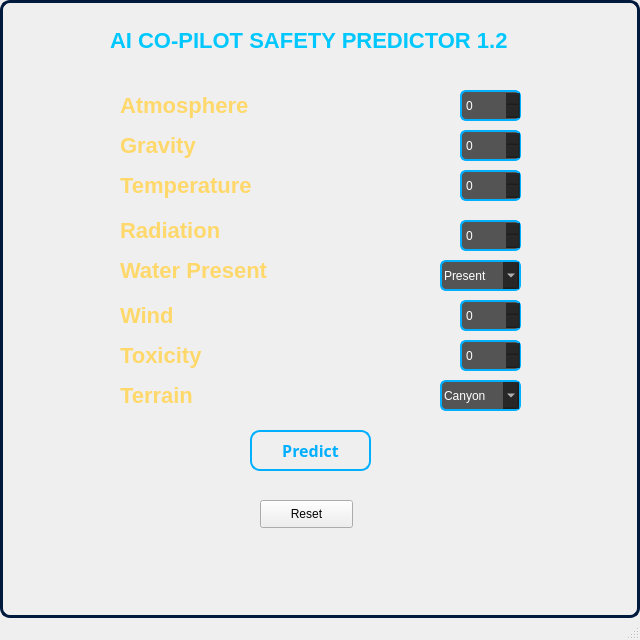
<?xml version="1.0" encoding="UTF-8"?>
<ui version="4.0">
 <class>MainWindow</class>
 <widget class="QMainWindow" name="MainWindow">
  <property name="geometry">
   <rect>
    <x>0</x>
    <y>0</y>
    <width>640</width>
    <height>640</height>
   </rect>
  </property>
  <property name="minimumSize">
   <size>
    <width>640</width>
    <height>640</height>
   </size>
  </property>
  <property name="maximumSize">
   <size>
    <width>640</width>
    <height>640</height>
   </size>
  </property>
  <property name="windowTitle">
   <string>MainWindow</string>
  </property>
  <property name="styleSheet">
   <string notr="true">QWidget#centralwidget {
    border: 3px solid #001A3D;
    border-radius: 10px;
    box-shadow: 0px 0px 15px #001A3D;
}
</string>
  </property>
  <widget class="QWidget" name="centralwidget">
   <property name="font">
    <font>
     <family>Orbitron</family>
    </font>
   </property>
   <property name="styleSheet">
    <string notr="true">QWidget#centralwidget {
    background-image: url(&quot;bg.jpg&quot;);
    background-repeat: no-repeat;
    background-position: center;
    background-color: transparent;
}
</string>
   </property>
   <widget class="QLabel" name="label">
    <property name="geometry">
     <rect>
      <x>120</x>
      <y>170</y>
      <width>151</width>
      <height>31</height>
     </rect>
    </property>
    <property name="styleSheet">
     <string notr="true">color: #ffd86b;
font-size: 22px;
font-weight: bold;
</string>
    </property>
    <property name="text">
     <string>Temperature</string>
    </property>
   </widget>
   <widget class="QLabel" name="label_2">
    <property name="geometry">
     <rect>
      <x>120</x>
      <y>260</y>
      <width>201</width>
      <height>21</height>
     </rect>
    </property>
    <property name="styleSheet">
     <string notr="true">color: #ffd86b;
font-size: 22px;
font-weight: bold;
</string>
    </property>
    <property name="text">
     <string>Water Present</string>
    </property>
   </widget>
   <widget class="QLabel" name="label_4">
    <property name="geometry">
     <rect>
      <x>50</x>
      <y>270</y>
      <width>55</width>
      <height>16</height>
     </rect>
    </property>
    <property name="styleSheet">
     <string notr="true">color: #ffd86b;
font-size: 22px;
font-weight: bold;
</string>
    </property>
    <property name="text">
     <string/>
    </property>
   </widget>
   <widget class="QLabel" name="label_6">
    <property name="geometry">
     <rect>
      <x>120</x>
      <y>120</y>
      <width>101</width>
      <height>51</height>
     </rect>
    </property>
    <property name="styleSheet">
     <string notr="true">color: #ffd86b;
font-size: 22px;
font-weight: bold;
</string>
    </property>
    <property name="text">
     <string>Gravity</string>
    </property>
   </widget>
   <widget class="QLabel" name="label_7">
    <property name="geometry">
     <rect>
      <x>120</x>
      <y>220</y>
      <width>151</width>
      <height>21</height>
     </rect>
    </property>
    <property name="styleSheet">
     <string notr="true">color: #ffd86b;
font-size: 22px;
font-weight: bold;
</string>
    </property>
    <property name="text">
     <string>Radiation</string>
    </property>
   </widget>
   <widget class="QSpinBox" name="input_gravity">
    <property name="geometry">
     <rect>
      <x>460</x>
      <y>130</y>
      <width>61</width>
      <height>31</height>
     </rect>
    </property>
    <property name="styleSheet">
     <string notr="true">QSpinBox, QComboBox {
    background-color: rgba(20,20,20,180);
    color: white;
    border: 2px solid #00AFFF;
    border-radius: 6px;
    padding: 2px;
}
</string>
    </property>
   </widget>
   <widget class="QPushButton" name="btn_predict">
    <property name="geometry">
     <rect>
      <x>250</x>
      <y>430</y>
      <width>121</width>
      <height>41</height>
     </rect>
    </property>
    <property name="styleSheet">
     <string notr="true">QPushButton#btn_predict {
    background-color: transparent;
    color: #00AFFF;
    border: 2px solid #00AFFF;
    border-radius: 10px;
    padding: 6px 12px;
    font-family: Orbitron;
    font-size: 16px;
    font-weight: bold;
}

QPushButton#btn_predict:hover {
    box-shadow: 0px 0px 12px #00AFFF;
    background-color: rgba(0, 170, 255, 40);
}

QPushButton#btn_predict:pressed {
    color: black;
    background-color: #00AFFF;
}
</string>
    </property>
    <property name="text">
     <string>Predict</string>
    </property>
   </widget>
   <widget class="QSpinBox" name="input_radiation">
    <property name="geometry">
     <rect>
      <x>460</x>
      <y>220</y>
      <width>61</width>
      <height>31</height>
     </rect>
    </property>
    <property name="styleSheet">
     <string notr="true">QSpinBox, QComboBox {
    background-color: rgba(20,20,20,180);
    color: white;
    border: 2px solid #00AFFF;
    border-radius: 6px;
    padding: 2px;
}
</string>
    </property>
   </widget>
   <widget class="QSpinBox" name="input_temperature">
    <property name="geometry">
     <rect>
      <x>460</x>
      <y>170</y>
      <width>61</width>
      <height>31</height>
     </rect>
    </property>
    <property name="styleSheet">
     <string notr="true">QSpinBox, QComboBox {
    background-color: rgba(20,20,20,180);
    color: white;
    border: 2px solid #00AFFF;
    border-radius: 6px;
    padding: 2px;
}
</string>
    </property>
   </widget>
   <widget class="QComboBox" name="combo_water">
    <property name="geometry">
     <rect>
      <x>440</x>
      <y>260</y>
      <width>81</width>
      <height>31</height>
     </rect>
    </property>
    <property name="styleSheet">
     <string notr="true">QSpinBox, QComboBox {
    background-color: rgba(20,20,20,180);
    color: white;
    border: 2px solid #00AFFF;
    border-radius: 6px;
    padding: 2px;
}
</string>
    </property>
    <item>
     <property name="text">
      <string>Present</string>
     </property>
    </item>
    <item>
     <property name="text">
      <string>Not Present</string>
     </property>
    </item>
   </widget>
   <widget class="QLabel" name="label_title">
    <property name="geometry">
     <rect>
      <x>110</x>
      <y>30</y>
      <width>421</width>
      <height>20</height>
     </rect>
    </property>
    <property name="styleSheet">
     <string notr="true">color: #00C8FF;
font-size: 22px;
font-weight: bold;
</string>
    </property>
    <property name="text">
     <string>AI CO-PILOT SAFETY PREDICTOR 1.2</string>
    </property>
   </widget>
   <widget class="QLabel" name="label_8">
    <property name="geometry">
     <rect>
      <x>120</x>
      <y>300</y>
      <width>231</width>
      <height>31</height>
     </rect>
    </property>
    <property name="styleSheet">
     <string notr="true">color: #ffd86b;
font-size: 22px;
font-weight: bold;
</string>
    </property>
    <property name="text">
     <string>Wind</string>
    </property>
   </widget>
   <widget class="QLabel" name="label_9">
    <property name="geometry">
     <rect>
      <x>120</x>
      <y>340</y>
      <width>231</width>
      <height>31</height>
     </rect>
    </property>
    <property name="styleSheet">
     <string notr="true">color: #ffd86b;
font-size: 22px;
font-weight: bold;
</string>
    </property>
    <property name="text">
     <string>Toxicity </string>
    </property>
   </widget>
   <widget class="QLabel" name="label_10">
    <property name="geometry">
     <rect>
      <x>120</x>
      <y>380</y>
      <width>231</width>
      <height>31</height>
     </rect>
    </property>
    <property name="styleSheet">
     <string notr="true">color: #ffd86b;
font-size: 22px;
font-weight: bold;
</string>
    </property>
    <property name="text">
     <string>Terrain</string>
    </property>
   </widget>
   <widget class="QSpinBox" name="input_wind">
    <property name="geometry">
     <rect>
      <x>460</x>
      <y>300</y>
      <width>61</width>
      <height>31</height>
     </rect>
    </property>
    <property name="styleSheet">
     <string notr="true">QSpinBox, QComboBox {
    background-color: rgba(20,20,20,180);
    color: white;
    border: 2px solid #00AFFF;
    border-radius: 6px;
    padding: 2px;
}
</string>
    </property>
   </widget>
   <widget class="QSpinBox" name="input_toxicity">
    <property name="geometry">
     <rect>
      <x>460</x>
      <y>340</y>
      <width>61</width>
      <height>31</height>
     </rect>
    </property>
    <property name="styleSheet">
     <string notr="true">QSpinBox, QComboBox {
    background-color: rgba(20,20,20,180);
    color: white;
    border: 2px solid #00AFFF;
    border-radius: 6px;
    padding: 2px;
}
</string>
    </property>
   </widget>
   <widget class="QComboBox" name="combo_terrain">
    <property name="geometry">
     <rect>
      <x>440</x>
      <y>380</y>
      <width>81</width>
      <height>31</height>
     </rect>
    </property>
    <property name="styleSheet">
     <string notr="true">QSpinBox, QComboBox {
    background-color: rgba(20,20,20,180);
    color: white;
    border: 2px solid #00AFFF;
    border-radius: 6px;
    padding: 2px;
}
</string>
    </property>
    <item>
     <property name="text">
      <string>Canyon</string>
     </property>
    </item>
    <item>
     <property name="text">
      <string>Desert</string>
     </property>
    </item>
    <item>
     <property name="text">
      <string>Forest</string>
     </property>
    </item>
    <item>
     <property name="text">
      <string>Icy</string>
     </property>
    </item>
    <item>
     <property name="text">
      <string>Plains</string>
     </property>
    </item>
    <item>
     <property name="text">
      <string>Rocky</string>
     </property>
    </item>
    <item>
     <property name="text">
      <string>Swamp</string>
     </property>
    </item>
    <item>
     <property name="text">
      <string>Volcanic</string>
     </property>
    </item>
   </widget>
   <widget class="QLabel" name="label_11">
    <property name="geometry">
     <rect>
      <x>120</x>
      <y>90</y>
      <width>231</width>
      <height>31</height>
     </rect>
    </property>
    <property name="styleSheet">
     <string notr="true">color: #ffd86b;
font-size: 22px;
font-weight: bold;
</string>
    </property>
    <property name="text">
     <string>Atmosphere</string>
    </property>
   </widget>
   <widget class="QSpinBox" name="input_atmosphere">
    <property name="geometry">
     <rect>
      <x>460</x>
      <y>90</y>
      <width>61</width>
      <height>31</height>
     </rect>
    </property>
    <property name="styleSheet">
     <string notr="true">QSpinBox, QComboBox {
    background-color: rgba(20,20,20,180);
    color: white;
    border: 2px solid #00AFFF;
    border-radius: 6px;
    padding: 2px;
}
</string>
    </property>
   </widget>
   <widget class="QPushButton" name="btn_reset">
    <property name="geometry">
     <rect>
      <x>260</x>
      <y>500</y>
      <width>93</width>
      <height>28</height>
     </rect>
    </property>
    <property name="styleSheet">
     <string notr="true">QPushButton#btn_predict {
    background-color: transparent;
    color: #00AFFF;
    border: 2px solid #00AFFF;
    border-radius: 10px;
    padding: 6px 12px;
    font-family: Orbitron;
    font-size: 16px;
    font-weight: bold;
}

QPushButton#btn_predict:hover {
    box-shadow: 0px 0px 12px #00AFFF;
    background-color: rgba(0, 170, 255, 40);
}

QPushButton#btn_predict:pressed {
    color: black;
    background-color: #00AFFF;
}
</string>
    </property>
    <property name="text">
     <string>Reset</string>
    </property>
   </widget>
  </widget>
  <widget class="QMenuBar" name="menubar">
   <property name="geometry">
    <rect>
     <x>0</x>
     <y>0</y>
     <width>640</width>
     <height>26</height>
    </rect>
   </property>
  </widget>
  <widget class="QStatusBar" name="statusbar"/>
 </widget>
 <resources/>
 <connections/>
</ui>
